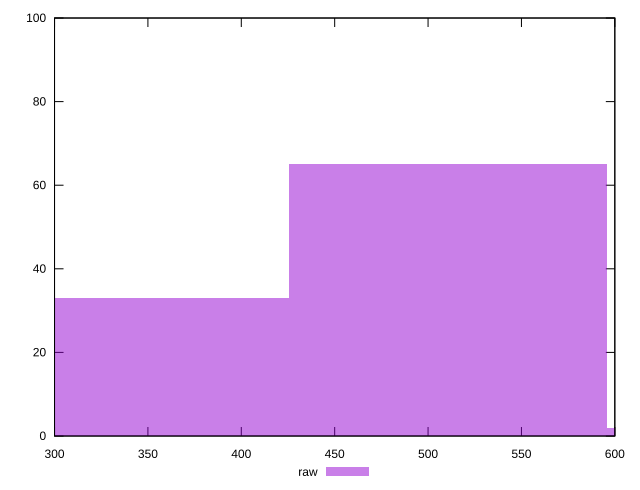

This figure's gnuplot source:
reset

$raw <<EOF
510.68482939902765 65
340.4565529326851 33
680.9131058653702 2
EOF

set key outside below
set boxwidth 170.22827646634255
set xrange [300:600]
set yrange [0:100]
set trange [0:100]
set style fill transparent solid 0.5 noborder
set terminal svg size 640, 490 enhanced background rgb 'white'
set output "report_00018_2021-02-10T15-25-16.877Z/uses-webp-images/samples/pages/raw/histogram.svg"

plot $raw title "raw" with boxes

reset
